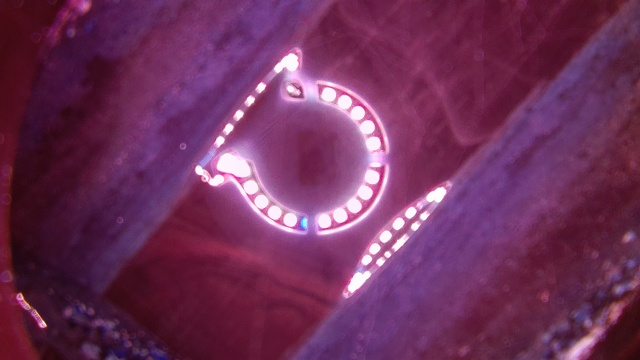
#> input picture ID#1.jpg, 640 x 360 px
$ python edge_test.py 'ID#1.jpg'   (older library calls are emulated)
#> lines starting #> are read from the running program, lines starting #| are printed output that depends on the picture; after the words box and inside, x2 and y2 are one past the last pixel; in counts of white or black regions, pixels touching at a corner belong together
#> in load_image, img is the input picture: shape (360, 640, 3); mean B, G, R 88.8, 48.4, 110.2
import argparse
import os
import sys
import cv2
import numpy as np

# ---------------------------
# Enhanced edge detection
# ---------------------------

def ensure_odd(k):
    k = int(k)
    return k if k % 2 == 1 and k > 0 else max(1, k + 1)

def compute_edges(img, th1, th2, blur_ksize, dilate_iter=2, sobel_thresh=None, strong_factor=1.5):
#> called with th1 = 50, th2 = 150, blur_ksize = 5, dilate_iter = 2, strong_factor = 1.5
    gray = cv2.cvtColor(img, cv2.COLOR_BGR2GRAY)
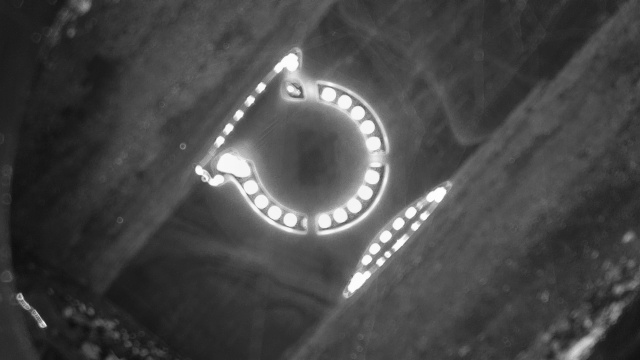
#> gray: shape (360, 640); min 13, max 255, mean 71.5
    k = ensure_odd(blur_ksize)
    if k > 1:
        gray = cv2.GaussianBlur(gray, (k, k), 0)

    # Stronger Canny
    low = int(max(0, th1 * strong_factor))
    high = int(max(low + 1, th2 * strong_factor))
    canny = cv2.Canny(gray, low, high)
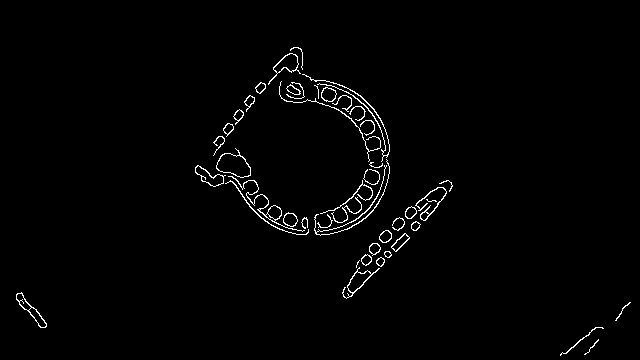
#> canny: shape (360, 640); 1.5% white in thin lines or dots, all inside (x1, y1, x2, y2) = (16, 47, 631, 356)

    # Sobel magnitude
    gx = cv2.Sobel(gray, cv2.CV_32F, 1, 0, ksize=3)
    gy = cv2.Sobel(gray, cv2.CV_32F, 0, 1, ksize=3)
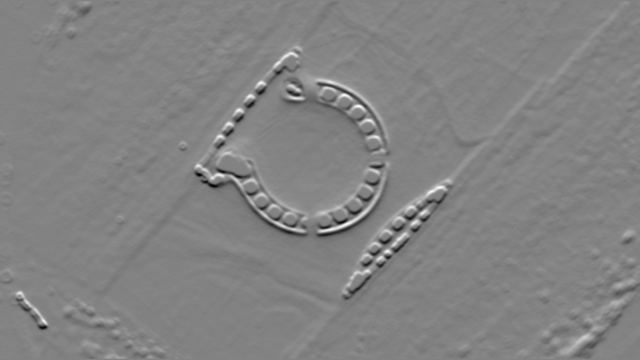
#> gy: shape (360, 640) float32; min -342, max 324, mean -0.1; drawn with min black and max white
    mag = cv2.magnitude(gx, gy)
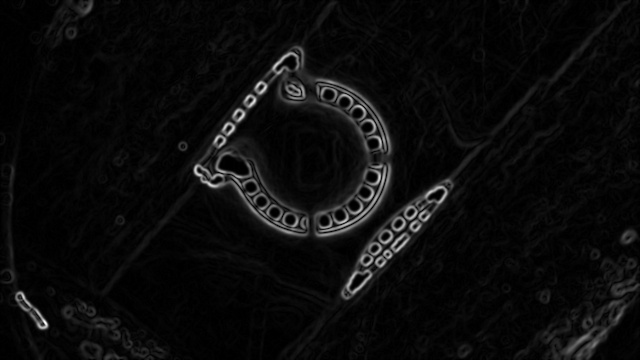
#> mag: shape (360, 640) float32; min 0, max 445.5, mean 20.8; drawn with min black and max white
    mag_u8 = cv2.normalize(mag, None, 0, 255, cv2.NORM_MINMAX).astype(np.uint8)

    if sobel_thresh is None:
        _, mag_bin = cv2.threshold(mag_u8, 0, 255, cv2.THRESH_BINARY + cv2.THRESH_OTSU)
#> mag_bin: shape (360, 640); 4.6% white; 36 white regions (18 under 20 px), largest, box (x1, y1, x2, y2) and area: (193, 147, 309, 237) 2007, (341, 178, 454, 300) 1977, (314, 162, 392, 238) 1783
    else:
        _, mag_bin = cv2.threshold(mag_u8, int(sobel_thresh), 255, cv2.THRESH_BINARY)

    strong_edges = cv2.bitwise_and(canny, mag_bin)
#> strong_edges: shape (360, 640); 1.4% white in thin lines or dots, all inside (x1, y1, x2, y2) = (16, 47, 626, 354)

    # Dilate edges
    if dilate_iter > 0:
        kernel = cv2.getStructuringElement(cv2.MORPH_ELLIPSE, (3, 3))
        strong_edges = cv2.dilate(strong_edges, kernel, iterations=dilate_iter)
#> strong_edges: shape (360, 640); 5.3% white; 12 white regions, largest, box (x1, y1, x2, y2) and area: (193, 151, 311, 237) 2460, (308, 77, 392, 159) 2280, (312, 160, 392, 238) 2258

    return strong_edges

# ---------------------------
# Display helpers
# ---------------------------

def overlay_edges_color(image, edges, color=(0, 0, 255), alpha=0.8):
#> called with color = (0, 0, 255), alpha = 0.8
    if image.dtype != np.uint8:
        base = (image * 255).astype(np.uint8)
    else:
        base = image.copy()

    colored = np.zeros_like(base)
    colored[edges > 0] = color

    overlay = base.copy()
    cv2.addWeighted(colored, alpha, overlay, 1.0 - alpha, 0, overlay)
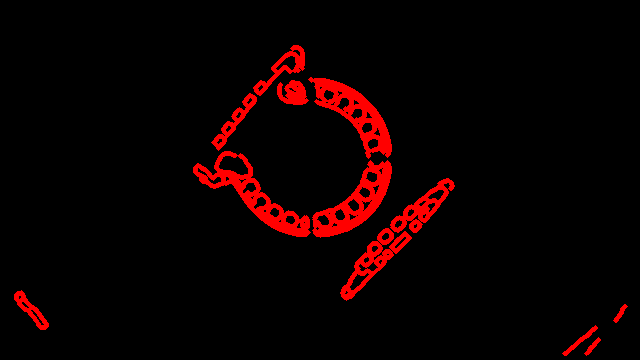
#> colored: shape (360, 640, 3); mean B, G, R 0, 0, 13.5
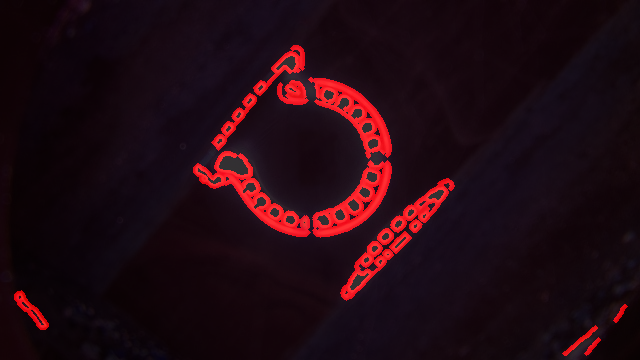
#> overlay: shape (360, 640, 3); mean B, G, R 17.8, 9.7, 32.8
    return overlay

def make_side_by_side(orig, edges_overlay, max_width=None):
#> called with max_width = 1200
    h1 = orig.shape[0]
#> h1 = 360
    h2 = edges_overlay.shape[0]
#> h2 = 360

    if h1 != h2:
        scale = h1 / float(h2)
        new_w = int(edges_overlay.shape[1] * scale)
        edges_overlay = cv2.resize(edges_overlay, (new_w, h1), interpolation=cv2.INTER_AREA)

    combined = np.hstack((orig, edges_overlay))
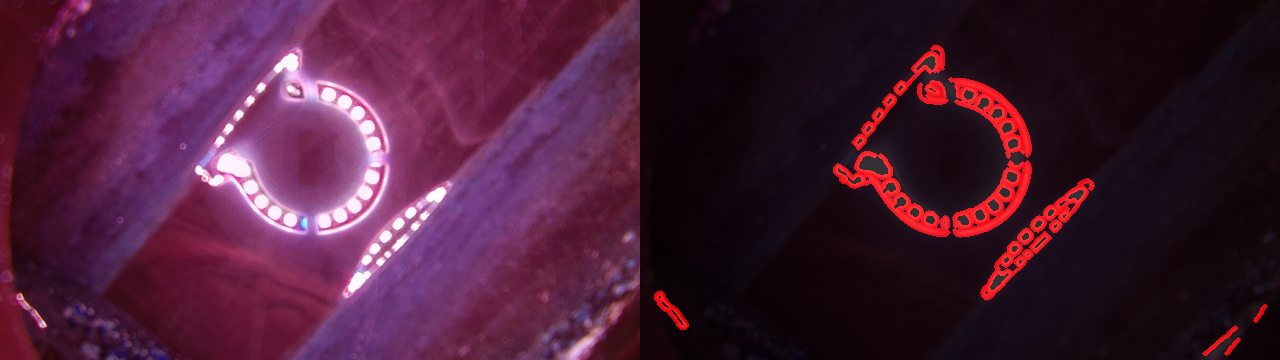
#> combined: shape (360, 1280, 3); mean B, G, R 53.3, 29, 71.5

    if max_width:
        h, w = combined.shape[:2]
#> h = 360; w = 1280
        if w > max_width:
            scale = max_width / float(w)
#> scale = 0.938
            new_size = (int(w * scale), int(h * scale))
#> new_size = (1200, 337)
            combined = cv2.resize(combined, new_size, interpolation=cv2.INTER_AREA)
#> combined: shape (337, 1200, 3)

    return combined

# ---------------------------
# CLI & main program
# ---------------------------

def parse_args():
    p = argparse.ArgumentParser(description="Show image and enhanced edges side-by-side.")
    p.add_argument("image", help="Path to input image file")
    p.add_argument("--th1", type=int, default=50, help="Canny threshold1")
    p.add_argument("--th2", type=int, default=150, help="Canny threshold2")
    p.add_argument("--blur", type=int, default=5, help="Gaussian blur kernel size (odd)")
    p.add_argument("--max-width", type=int, default=1200, help="Max combined window width")
    return p.parse_args()

def load_image(path):
    if not os.path.isfile(path):
        print(f"File not found: {path}", file=sys.stderr)
        sys.exit(1)
    img = cv2.imread(path, cv2.IMREAD_COLOR)
    if img is None:
        print(f"Failed to load image: {path}", file=sys.stderr)
        sys.exit(1)
    return img

def main():
    args = parse_args()
    img = load_image(args.image)

    edges = compute_edges(img, args.th1, args.th2, args.blur)

    # Create colored overlay
    edges_overlay = overlay_edges_color(img, edges)

    # Combine for display
    combined = make_side_by_side(img, edges_overlay, max_width=args.max_width)

    window_name = "Original | Enhanced Edges – press s to save"
    cv2.namedWindow(window_name, cv2.WINDOW_NORMAL)
    cv2.imshow(window_name, combined)

    key = cv2.waitKey(0) & 0xFF
#> (key Esc is pressed here)
    if key == ord("s"):
        base = os.path.splitext(os.path.basename(args.image))[0]
        cv2.imwrite(f"{base}_edges.png", edges)
        cv2.imwrite(f"{base}_combined.png", combined)

    cv2.destroyAllWindows()

if __name__ == "__main__":
    main()
